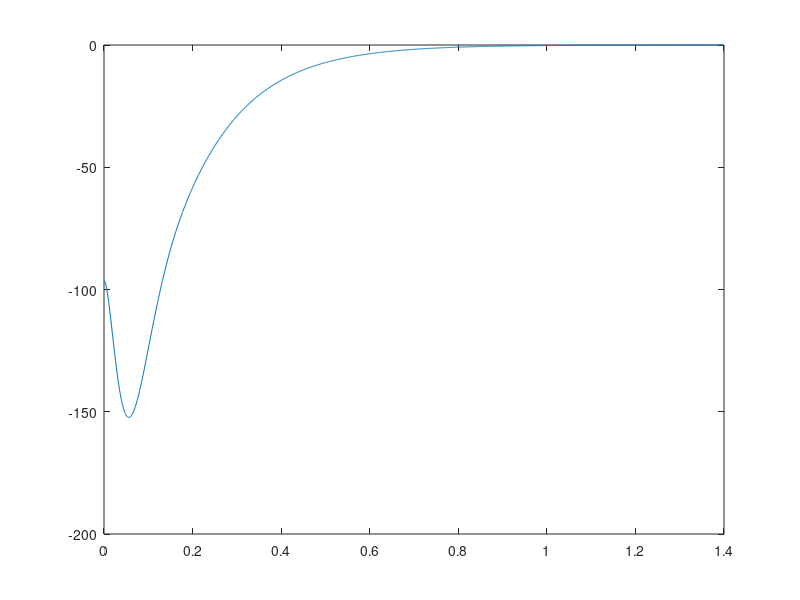

MATLAB code for this plot: (Note: this script raises an error after producing the figure.)
clear;
close all;
% Robotic constants defination
sample_time = 0.001;
g = 9.8;
Zc = 0.2;

% discreate space state parameters
A = [1 sample_time sample_time^2/2; 0 1 sample_time;0 0 1];
B = [sample_time^3/6;sample_time^2/2;sample_time];
C = [1 0 -Zc/g];

% extend space state parameters
A_extend = [1 C*A;zeros(length(A),1) A];
B_extend = [C*B;B];
C_extend = [1 0 0 0];

Q_extend = 1;
Q_Square = C_extend'*Q_extend*C_extend;
R_extend  = 1e-4;

[K_extend,P_extend,e] = dlqr(A_extend,B_extend,Q_Square,R_extend);

Prv_Time = 1.4;
N = 1400; % fulture number

% parameters generate
G_extend = zeros(1,N);

G_extend(1) = -K_extend(1);
Ac_extend = A_extend - B_extend*K_extend;
X_extend = -Ac_extend'*P_extend*[1;0;0;0];
tmp = (R_extend + B_extend'*P_extend*B_extend)^-1*B_extend';
for i=2:N
    G_extend(i) = tmp*X_extend;
    X_extend = Ac_extend'*X_extend;
end
figure(1);
G_time = 0:sample_time:100;
G_time = G_time(1:N);
plot(G_time,G_extend);

% simulation total time in counts
Simulation_Time = 15;
COUNT = Simulation_Time/sample_time;

% Step parameter
StepTime = 2;
StartTime = 0.4 * StepTime;
RestTime = 0.3 * StepTime;
DblTime = 0.3 * StepTime;
ZMPx_StepLength = 0.08;
ZMPy_StepLength = 0.05;

Ref_ZMPx = zeros(1,COUNT);
Ref_ZMPy = zeros(1,COUNT);
ZMPx = zeros(1,COUNT);
ZMPy = zeros(1,COUNT);
X = zeros(3,COUNT);
Y = zeros(3,COUNT);
Input_ux = zeros(1,COUNT);
Input_uy = zeros(1,COUNT);
Time = zeros(1,COUNT);

i=2;
for t=sample_time:sample_time:StepTime
    if(t<=StartTime)
        Ref_ZMPx(1,i) = 0;
        Ref_ZMPy(1,i) = 0;
    elseif(t<=StartTime + DblTime)
        a = smothstep(0,-ZMPy_StepLength/2,DblTime);
        tmp_time = t-StartTime;
        Ref_ZMPx(1,i) = 0;
        Ref_ZMPy(1,i) = a(1) + a(2)*tmp_time + a(3)*tmp_time^2 + a(4)*tmp_time^3 + a(5)*tmp_time^4;
    else
        Ref_ZMPx(1,i) = 0;
        Ref_ZMPy(1,i) = -ZMPy_StepLength/2;
    end
    i=i+1;
end
for t=sample_time:sample_time:StepTime
    if(t<=StartTime)
        Ref_ZMPx(1,i) = 0;
        Ref_ZMPy(1,i) = -ZMPy_StepLength/2;
    elseif(t<=StartTime + DblTime)
        ax = smothstep(0,ZMPx_StepLength,DblTime);
        ay = smothstep(-ZMPy_StepLength/2,ZMPy_StepLength/2,DblTime);
        tmp_time = t-StartTime;
        Ref_ZMPx(1,i) = ax(1) + ax(2)*tmp_time + ax(3)*tmp_time^2 + ax(4)*tmp_time^3 + ax(5)*tmp_time^4;
        Ref_ZMPy(1,i) = ay(1) + ay(2)*tmp_time + ay(3)*tmp_time^2 + ay(4)*tmp_time^3 + ay(5)*tmp_time^4;
    else
        Ref_ZMPx(1,i) = ZMPx_StepLength;
        Ref_ZMPy(1,i) = ZMPy_StepLength/2;
    end
    i=i+1;
end
for t=sample_time:sample_time:StepTime
    if(t<=StartTime)
        Ref_ZMPx(1,i) = ZMPx_StepLength;
        Ref_ZMPy(1,i) = ZMPy_StepLength/2;
    elseif(t<=StartTime + DblTime)
        a = smothstep(ZMPy_StepLength/2,0,DblTime);
        tmp_time = t-StartTime;
        Ref_ZMPx(1,i) = ZMPx_StepLength;
        Ref_ZMPy(1,i) = a(1) + a(2)*tmp_time + a(3)*tmp_time^2 + a(4)*tmp_time^3 + a(5)*tmp_time^4;
    else
        Ref_ZMPx(1,i) = ZMPx_StepLength;
        Ref_ZMPy(1,i) = 0;
    end
    i=i+1;
end

for j=i:COUNT
    Ref_ZMPx(1,j) = ZMPx_StepLength;
    Ref_ZMPy(1,j) = 0;
end

% for t =sample_time:sample_time:Simulation_Time
%     if(t<RestTime+Prv_Time-DblTime/2)
%         Ref_ZMPx(1,i) = 0;
%         Ref_ZMPy(1,i) = 0;
%     elseif(t<RestTime+Prv_Time+DblTime/2)
%         a = smothstep(0,-ZMPy_StepLength/2,DblTime);
%         tmp_time = t-(RestTime+Prv_Time-DblTime/2);
%         Ref_ZMPx(1,i) = 0;
%         Ref_ZMPy(1,i) = a(1) + a(2)*tmp_time + a(3)*tmp_time^2 + a(4)*tmp_time^3 + a(5)*tmp_time^4;
%     elseif(t<RestTime + StepTime + RestTime + Prv_Time - DblTime/2)
%         Ref_ZMPx(1,i) = 0;
%         Ref_ZMPy(1,i) = -ZMPy_StepLength/2;
%     elseif(t<RestTime + StepTime + RestTime + Prv_Time + DblTime/2)    
%         ax = smothstep(0,ZMPx_StepLength,DblTime);
%         ay = smothstep(-ZMPy_StepLength/2,ZMPy_StepLength/2,DblTime);
%         tmp_time = t-(RestTime + StepTime + RestTime + Prv_Time - DblTime/2);
%         Ref_ZMPx(1,i) = ax(1) + ax(2)*tmp_time + ax(3)*tmp_time^2 + ax(4)*tmp_time^3 + ax(5)*tmp_time^4;
%         Ref_ZMPy(1,i) = ay(1) + ay(2)*tmp_time + ay(3)*tmp_time^2 + ay(4)*tmp_time^3 + ay(5)*tmp_time^4;
%     elseif(t<RestTime + StepTime + RestTime + StepTime + RestTime + Prv_Time - DblTime/2)
%         Ref_ZMPx(1,i) = ZMPx_StepLength;
%         Ref_ZMPy(1,i) = ZMPy_StepLength/2;
%     elseif(t<RestTime + StepTime + RestTime + StepTime + RestTime + Prv_Time + DblTime/2)
%         ay = smothstep(ZMPy_StepLength/2,0,DblTime);
%         tmp_time = t-(RestTime + StepTime + RestTime + StepTime + RestTime + Prv_Time - DblTime/2);
%         Ref_ZMPx(1,i) = ZMPx_StepLength;
%         Ref_ZMPy(1,i) = ay(1) + ay(2)*tmp_time + ay(3)*tmp_time^2 + ay(4)*tmp_time^3 + ay(5)*tmp_time^4;        
%     elseif(t<RestTime + StepTime + RestTime + StepTime + RestTime + StepTime + RestTime + Prv_Time)
%         Ref_ZMPx(1,i) = ZMPx_StepLength;
%         Ref_ZMPy(1,i) = 0;
%     else
%         Ref_ZMPx(1,i) = ZMPx_StepLength;
%         Ref_ZMPy(1,i) = 0;
%     end
%     i=i+1;
% end


% initialize state

X(:,1) = zeros(3,1);
Y(:,1) = zeros(3,1);
ZMPx(1) = C*X(:,1);
ZMPy(1) = C*Y(:,1);
Inputx_tmp = 0;
Inputy_tmp = 0;

Ks = K_extend(1);
Kx = K_extend(2:4);

for i=1:COUNT-1
    Inputx_tmp = Inputx_tmp + (-Ks)*(ZMPx(i)-Ref_ZMPx(i));
    Inputy_tmp = Inputy_tmp + (-Ks)*(ZMPy(i)-Ref_ZMPy(i));
    Input_ux(i) = Inputx_tmp - Kx*X(:,i);
    Input_uy(i) = Inputy_tmp - Kx*Y(:,i);
    for j=1:N
        Input_ux(i) = Input_ux(i) - G_extend(j)*Ref_ZMPx(min(i+j,COUNT));
        Input_uy(i) = Input_uy(i) - G_extend(j)*Ref_ZMPy(min(i+j,COUNT));
    end
    X(:,i+1) = A*X(:,i) + B*Input_ux(i);
    Y(:,i+1) = A*Y(:,i) + B*Input_uy(i);
    ZMPx(i+1)= C*X(:,i+1);
    ZMPy(i+1)= C*Y(:,i+1);
    Time(i+1) = Time(i)+sample_time;
end

figure(2);
plot(Time,X(1,:));
hold on;
plot(Time,ZMPx(:));
hold on;
plot(Time,Ref_ZMPx(:));
grid on;

figure(3);
plot(Time,X(1,:));
hold on;
plot(Time,X(2,:));
hold on;
plot(Time,X(3,:));
grid on;

figure(4);
plot(Time,Y(1,:));
hold on;
plot(Time,ZMPy(:));
hold on;
plot(Time,Ref_ZMPy(:));
grid on;

figure(5);
plot(Time,Y(1,:));
hold on;
plot(Time,Y(2,:));
hold on;
plot(Time,Y(3,:));
grid on;

figure(6)
plot(X(1,:),Y(1,:));
grid on;

fid = fopen('preview_test1.txt','w');
fprintf(fid,"#pragma once \r\n");
fprintf(fid,"constexpr double TEST1_REFERENCE_ZMPX[] = ");
fprintf(fid,"{");
for i=1:COUNT
    fprintf(fid,"%.12f",Ref_ZMPx(1,i));
    if(i~=COUNT)
        fprintf(fid,",");
    end
end
fprintf(fid,"};");
fprintf(fid,"\r\n");

fprintf(fid,"constexpr double TEST1_REFERENCE_ZMPY[] = ");
fprintf(fid,"{");
for i=1:COUNT
    fprintf(fid,"%.12f",Ref_ZMPy(1,i));
    if(i~=COUNT)
        fprintf(fid,",");
    end
end
fprintf(fid,"};");
fprintf(fid,"\r\n");

fprintf(fid,"constexpr double TEST1_REFERENCE_INPUTX[] = ");
fprintf(fid,"{");
for i=1:COUNT
    fprintf(fid,"%.12f",Input_ux(i));
    if(i~=COUNT)
        fprintf(fid,",");
    end
end
fprintf(fid,"};");
fprintf(fid,"\r\n");

fprintf(fid,"constexpr double TEST1_REFERENCE_INPUTY[] = ");
fprintf(fid,"{");
for i=1:COUNT
    fprintf(fid,"%.12f",Input_uy(i));
    if(i~=COUNT)
        fprintf(fid,",");
    end
end
fprintf(fid,"};");
fprintf(fid,"\r\n");

fprintf(fid,"constexpr double TEST1_REFERENCE_STATEX1[] = ");
fprintf(fid,"{");
for i=1:COUNT
    fprintf(fid,"%.12f",X(1,i));
    if(i~=COUNT)
        fprintf(fid,",");
    end
end
fprintf(fid,"};");
fprintf(fid,"\r\n");

fprintf(fid,"constexpr double TEST1_REFERENCE_STATEX2[] = ");
fprintf(fid,"{");
for i=1:COUNT
    fprintf(fid,"%.12f",X(2,i));
    if(i~=COUNT)
        fprintf(fid,",");
    end
end
fprintf(fid,"};");
fprintf(fid,"\r\n");

fprintf(fid,"constexpr double TEST1_REFERENCE_STATEX3[] = ");
fprintf(fid,"{");
for i=1:COUNT
    fprintf(fid,"%.12f",X(3,i));
    if(i~=COUNT)
        fprintf(fid,",");
    end
end
fprintf(fid,"};");
fprintf(fid,"\r\n");

fprintf(fid,"constexpr double TEST1_REFERENCE_STATEY1[] = ");
fprintf(fid,"{");
for i=1:COUNT
    fprintf(fid,"%.12f",Y(1,i));
    if(i~=COUNT)
        fprintf(fid,",");
    end
end
fprintf(fid,"};");
fprintf(fid,"\r\n");

fprintf(fid,"constexpr double TEST1_REFERENCE_STATEY2[] = ");
fprintf(fid,"{");
for i=1:COUNT
    fprintf(fid,"%.12f",Y(2,i));
    if(i~=COUNT)
        fprintf(fid,",");
    end
end
fprintf(fid,"};");
fprintf(fid,"\r\n");

fprintf(fid,"constexpr double TEST1_REFERENCE_STATEY3[] = ");
fprintf(fid,"{");
for i=1:COUNT
    fprintf(fid,"%.12f",Y(3,i));
    if(i~=COUNT)
        fprintf(fid,",");
    end
end
fprintf(fid,"};");
fprintf(fid,"\r\n");

fprintf(fid,"constexpr double TEST1_REFERENCE_STATEZMPX[] = ");
fprintf(fid,"{");
for i=1:COUNT
    fprintf(fid,"%.12f",ZMPx(1,i));
    if(i~=COUNT)
        fprintf(fid,",");
    end
end
fprintf(fid,"};");
fprintf(fid,"\r\n");

fprintf(fid,"constexpr double TEST1_REFERENCE_STATEZMPY[] = ");
fprintf(fid,"{");
for i=1:COUNT
    fprintf(fid,"%.12f",ZMPy(1,i));
    if(i~=COUNT)
        fprintf(fid,",");
    end
end
fprintf(fid,"};");
fprintf(fid,"\r\n");

fclose(fid);